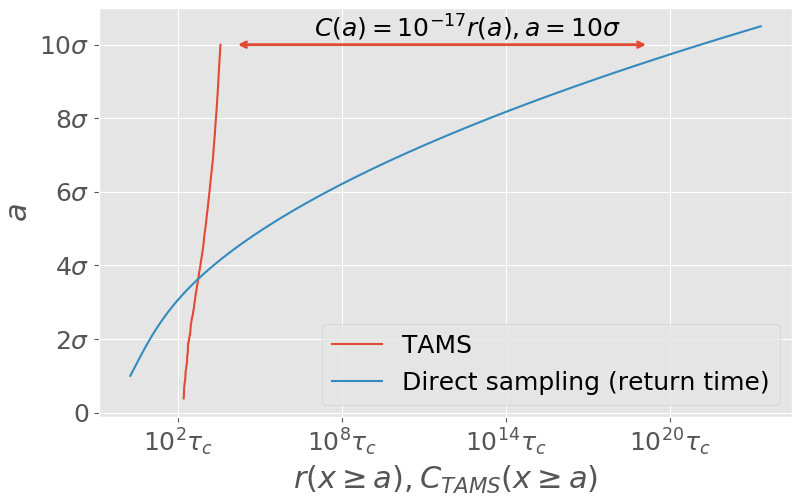

Recreate this plot in Python.
import numpy as np
import matplotlib.style
import matplotlib.pyplot as plt
from os.path import abspath, dirname, join, basename, splitext

plt.style.use('ggplot')

prefix = join(
    abspath(dirname(__file__)), "data"
    )

Ta = 5;
Nc = 32;
sig = 1/np.sqrt(2);

compTime = np.fromfile(join(prefix, "comp.dat"), float, -1, "")
amax = np.fromfile(join(prefix, "amax.dat"), float, -1, "")
Z = np.fromfile(join(prefix, "Z.dat"), float, -1, "")

xx = Ta*Nc + np.cumsum(compTime);

buf = np.fromfile(join(prefix, "return_time_analytical.dat"), float, -1, "")
n = int(len(buf)/2)
avec = buf[0:n]
rtheo = buf[n:]

fig,ax = plt.subplots(figsize=(8,5),constrained_layout=True)
#ax.plot(xx,amax/sig,marker='o',markersize=1,linestyle='None');
lineLvl, = ax.plot(xx,Z/sig,linestyle='-',label='TAMS');
ax.plot(rtheo,avec/sig, linestyle='-',label='Direct sampling (return time)')
plt.annotate('', xy=(12584,10), xytext=(1.7e19,10), arrowprops=dict(arrowstyle='<->',lw=2,color=lineLvl.get_color()))
plt.text(1e7, 10.2, r'$C(a) = 10^{-17}r(a), a=10\sigma$', fontsize=18)
ax.set_xscale('log')
ax.set_xlabel(r'$r(x \geq a), C_{TAMS}(x \geq a)$',fontsize=22)
ax.set_ylabel('$a$',fontsize=22)
ax.set_yticks([0,2,4,6,8,10])
ax.set_xticks([1e2,1e8,1e14,1e20])
ax.set_xticklabels((r'$10^2\tau_c$',r'$10^8\tau_c$',r'$10^{14}\tau_c$',r'$10^{20}\tau_c$'))
ax.set_yticklabels((r'$0$',r'$2\sigma$',r'$4\sigma$',r'$6\sigma$',r'$8\sigma$',r'$10\sigma$'))
ax.legend(loc='best', fontsize=18)
plt.xticks(fontsize=18)
plt.yticks(fontsize=18)

fname = join(
    abspath(dirname(__file__)), basename(splitext(__file__)[0]) + ".eps"
    )
plt.savefig(fname)
